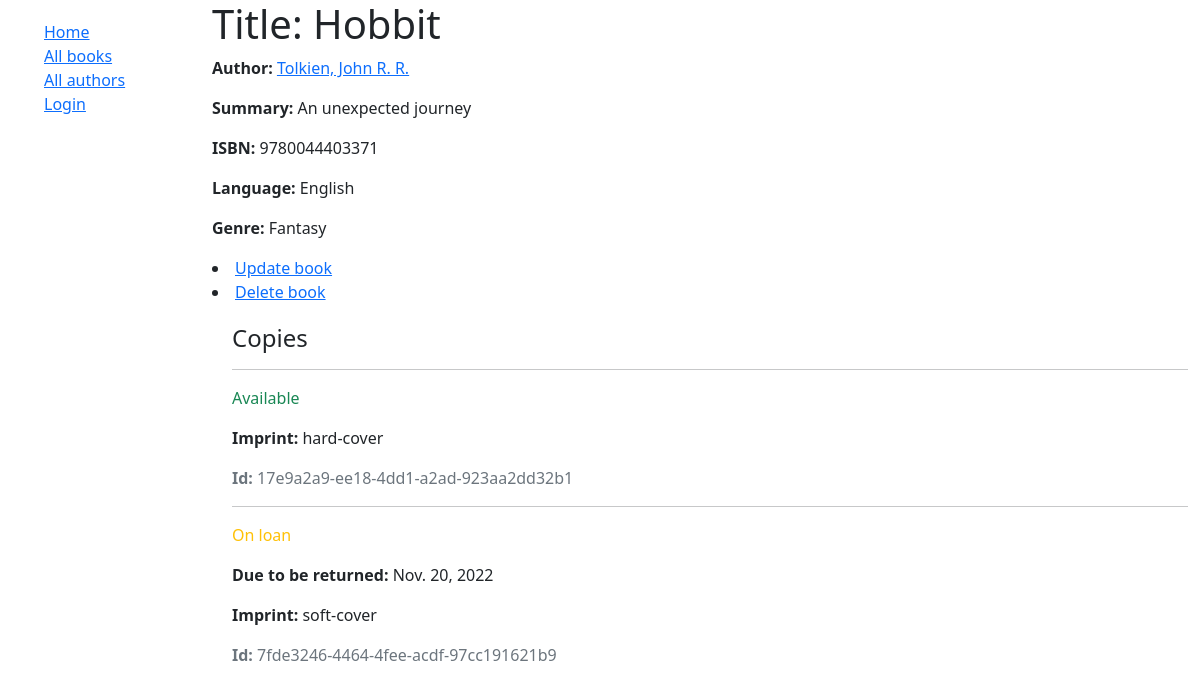
/catalog/book/1, run on the app's committed database.
### catalog/models.py (models this page shows, shortened)
class Book(models.Model):
    title = models.CharField(max_length=200)
    author = models.ForeignKey('Author', on_delete=models.SET_NULL, null=True)
    summary = models.TextField(max_length=1000, help_text='Enter a brief description of the book')
    isbn = models.CharField('ISBN', max_length=13, unique=True,
                             help_text='13 Character <a href="https://www.isbn-international.org/content/what-isbn">ISBN number</a>')
    genre = models.ManyToManyField(Genre, help_text='Select a genre for this book')
    language = models.ForeignKey('Language', on_delete=models.RESTRICT, null=True)

class Author(models.Model):
    first_name = models.CharField(max_length=100)
    last_name = models.CharField(max_length=100)
    date_of_birth = models.DateField(null=True, blank=True)
    date_of_death = models.DateField('died', null=True, blank=True)
    class Meta:
        ordering = ['last_name', 'first_name']
    def get_absolute_url(self):
        return reverse('author-detail', args=[str(self.id)])
    def __str__(self):
        return f'{self.last_name}, {self.first_name}'
    class Meta:
        ordering = ['last_name']

class Language(models.Model):
    language_name = models.CharField(max_length=200, help_text="Enter the language the book is written in")
    def __str__(self):
        return self.language_name

class Genre(models.Model):
    name = models.CharField(max_length=200, help_text='Enter a book genre (e.g. Science Fiction)')
    def __str__(self):
        return self.name

class BookInstance(models.Model):
    id = models.UUIDField(primary_key=True, default=uuid.uuid4, help_text='Unique ID for this particular book across whole library')
    book = models.ForeignKey('Book', on_delete=models.RESTRICT, null=True)
    imprint = models.CharField(max_length=200)
    due_back = models.DateField(null=True, blank=True)
    LOAN_STATUS = (
        ('m', 'Maintenance'),
        ('o', 'On loan'),
        ('a', 'Available'),
        ('r', 'Reserved'),
    )
    status = models.CharField(
        max_length=1,
        choices=LOAN_STATUS,
        blank=True,
        default='m',
        help_text='Book availability',
    )
    class Meta:
        ordering = ['due_back']
        permissions = (("can_mark_returned", "Set book as returned"),)
    borrower = models.ForeignKey(User, on_delete=models.SET_NULL, null=True, blank=True)

### catalog/views.py (the view)
# urls.py: path('book/<int:pk>', views.BookDetailView.as_view(), name='book-detail'),
class BookDetailView(generic.DetailView):
    model = Book

### catalog/templates/catalog/book_detail.html
{% extends "base_generic.html" %}
{% block content %}
  <h1>Title: {{ book.title }}</h1>
  <p><strong>Author:</strong> <a href="{{ book.author.get_absolute_url }}">{{ book.author }}</a></p>
  <p><strong>Summary:</strong> {{ book.summary }}</p>
  <p><strong>ISBN:</strong> {{ book.isbn }}</p>
  <p><strong>Language:</strong> {{ book.language }}</p>
  <p><strong>Genre:</strong> {{ book.genre.all|join:", " }}</p>
  <li><a href="{% url 'book-update' book.pk %}">Update book</a></li>
  <li><a href="{% url 'book-delete' book.pk %}">Delete book</a></li>
  <div style="margin-left:20px;margin-top:20px">
    <h4>Copies</h4>
    {% for copy in book.bookinstance_set.all %}
      <hr>
      <p class="{% if copy.status == 'a' %}text-success{% elif copy.status == 'm' %}text-danger{% else %}text-warning{% endif %}">
        {{ copy.get_status_display }}
      </p>
      {% if copy.status != 'a' %}
        <p><strong>Due to be returned:</strong> {{ copy.due_back }}</p>
      {% endif %}
      <p><strong>Imprint:</strong> {{ copy.imprint }}</p>
      <p class="text-muted"><strong>Id:</strong> {{ copy.id }}</p>
    {% endfor %}
  </div>
{% endblock %}

### catalog/templates/base_generic.html (shortened to what this page needs)
<!DOCTYPE html>
<html lang="en">
<head>
  <link href="https://cdn.jsdelivr.net/npm/bootstrap@5.1.3/dist/css/bootstrap.min.css" rel="stylesheet">
  {% load static %}
  <link rel="stylesheet" href="{% static 'css/styles.css' %}">
</head>
<body>
  <div class="container-fluid">
    <div class="row">
      <div class="col-sm-2">
      {% block sidebar %}
        <ul class="sidebar-nav">
          <li><a href="{% url 'index' %}">Home</a></li>
          <li><a href="{% url 'books' %}">All books</a></li>
          <li><a href="{% url 'authors' %}">All authors</a></li>
          {% if user.is_authenticated %}
            <li>User: {{ user.get_username }} </li>
            <li><a href="{% url 'author-create' %}">Create Author</a></li>
            <li><a href="{% url 'book-create' %}">Create Book</a></li>
            <li><a href="{% url 'my-borrowed' %}">My Borrowed Books</li>
            <li><a href="{% url 'all-borrowed' %}">All Borrowed</a></li>
            <li><a href="{% url 'logout' %}?next={{ request.path }}">Logout</a></li>
          {% else %}
            <li><a href="{% url 'login' %}?next={{ request.path }}">Login</a></li>
          {% endif %}
        </ul>
     {% endblock %}
      </div>
      <div class="col-sm-10 ">{% block content %}{% endblock %}
    </div>
    </div>
  </div>
</body>
</html>

### catalog/static/css/styles.css (style rules this page uses)
.sidebar-nav { margin-top: 20px; paddng: 0; list-style: none; }

### data on the page
Book: author "Tolkien, John R. R.", summary "An unexpected journey", isbn "9780044403371", language "English", genre.all "Fantasy"
BookInstance: status "Available", imprint "hard-cover", id "17e9a2a9-ee18-4dd1-a2ad-923aa2dd32b1"
BookInstance: status "On loan", due_back "Nov. 20, 2022", imprint "soft-cover", id "7fde3246-4464-4fee-acdf-97cc191621b9"
